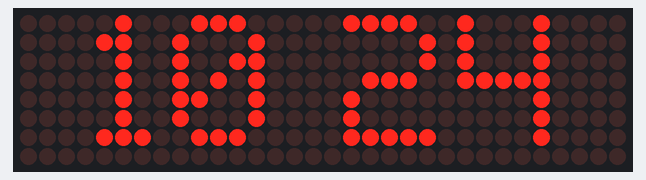
Simulated run of this sketch. Board: ESP32. Parts: 32×8 LED matrix. WiFi joins after 1.5 s; servers stay silent unless stated; network time is answered at once with the bench clock; the local clock reads 2024-03-15 10:24:30 at power-on unless the sketch sets it; what the sketch prints to the serial monitor is not drawn.

Above: at 1.6 s.
At 16.6 s:
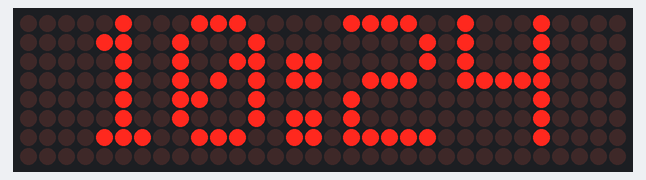
At 33.6 s:
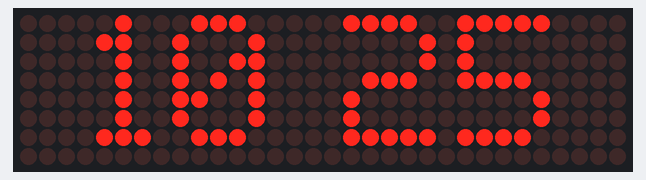
At 64.6 s:
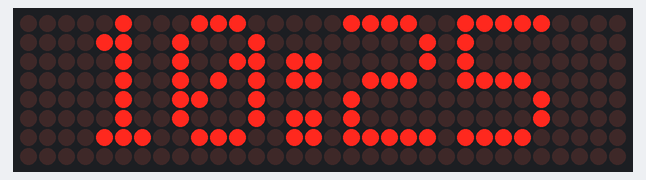
At 95.6 s:
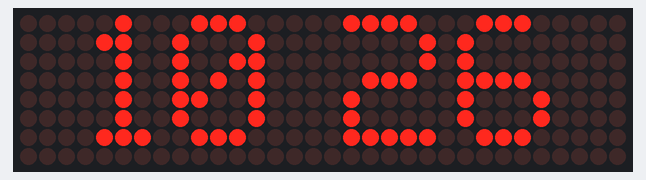
At 128.6 s:
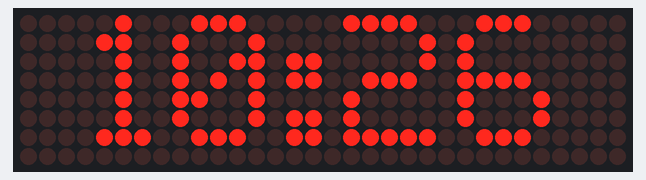

The sketch:

esp32_clock_beautify.ino
```cpp
#include <WiFi.h>
#include <WiFiUdp.h>
#include <NTPClient.h>

#include <MD_Parola.h>
#include <MD_MAX72xx.h>
#include <SPI.h>

#define HARDWARE_TYPE MD_MAX72XX::FC16_HW
#define MAX_DEVICES 4

#define DATA_PIN 23
#define CLK_PIN 18
#define CS_PIN 5

MD_Parola display = MD_Parola(HARDWARE_TYPE, DATA_PIN, CLK_PIN, CS_PIN, MAX_DEVICES);

const char* ssid = "testing";
const char* password = "password";

WiFiUDP ntpUDP;
NTPClient timeClient(ntpUDP, "pool.ntp.org", 19800, 60000); // IST offset

char timeString[10];
bool colon = true;

unsigned long lastScroll = 0;

void setup()
{

  Serial.begin(115200);

  display.begin();
  display.setIntensity(3);
  display.displayClear();

  display.displayText("CONNECT WIFI", PA_CENTER, 100, 0, PA_SCROLL_LEFT);

  WiFi.begin(ssid, password);

  while (WiFi.status() != WL_CONNECTED)
  {
    delay(500);
    Serial.print(".");
  }

  display.displayClear();
  display.displayText("WIFI OK", PA_CENTER, 100, 1000, PA_SCROLL_LEFT);

  timeClient.begin();
}

void loop()
{

  timeClient.update();

  int hours = timeClient.getHours();
  int minutes = timeClient.getMinutes();

  colon = !colon;

  if (colon)
    sprintf(timeString, "%02d:%02d", hours, minutes);
  else
    sprintf(timeString, "%02d %02d", hours, minutes);

  display.displayClear();
  display.print(timeString);

  if (millis() - lastScroll > 20000)
  {

    String date = timeClient.getFormattedTime();

    display.displayClear();
    display.displayText("HAVE A NICE DAY", PA_CENTER, 80, 3000, PA_SCROLL_LEFT);

    lastScroll = millis();
  }

  delay(1000);
}
```

Measured:
- what the display in image 0 shows lasts 1.0 s, from 1.5 s to 2.5 s
